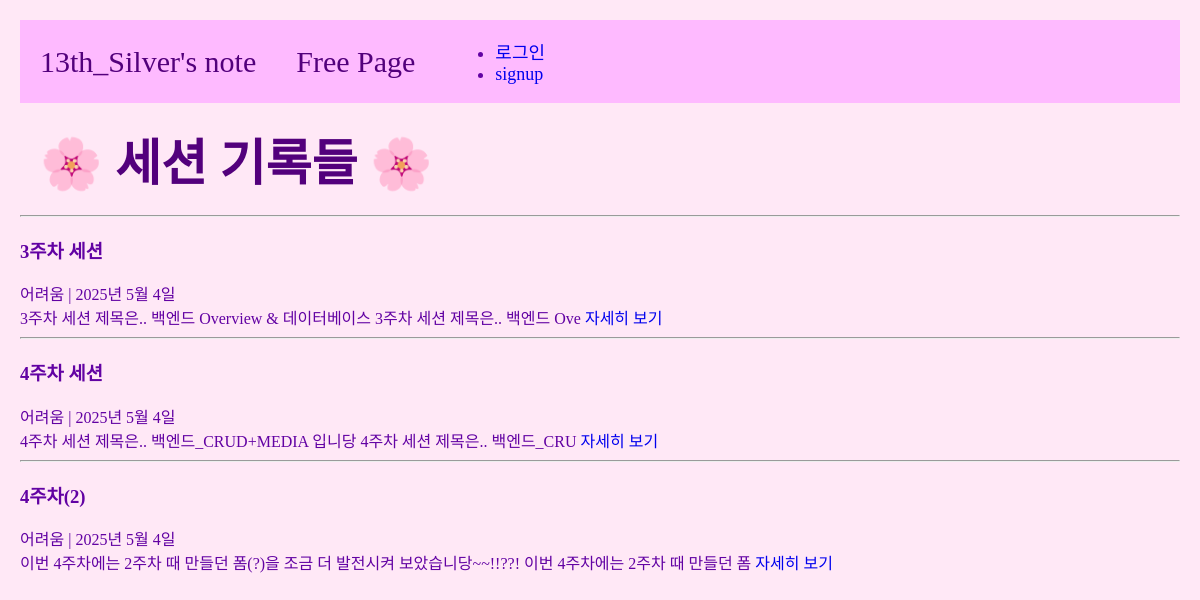
Page /free/ on the committed database.
### main/models.py (models this page shows, shortened)
class Post(models.Model):
    title = models.CharField(max_length=50)
    difficulty = models.CharField(max_length=30)
    content = models.TextField()
    pub_date = models.DateField()
    image = models.ImageField(upload_to="post/", blank=True, null=True)
    def summary(self):
        return self.content[:20]

### main/views.py (the view)
# urls.py: path('free/', freepage, name="freepage"),
def freepage(request):
    posts = Post.objects.all()
    return render(request, 'main/freepage.html',{'posts': posts})

### main/templates/main/freepage.html (shortened to what this page needs)
{% extends 'base.html' %}
{% block content %}
<h2 class="contents">🌸 세션 기록들 🌸</h2>
    {% for post in posts %}
        <hr/>
        <h3>{{post.title}}</h3>
        {{post.difficulty}} | {{post.pub_date}}<br>
        {{post.content}}
        {{post.summary}}
        <a href="{% url 'main:detail' post.id %}">자세히 보기</a>
        <br>
    {% endfor %}
{% endblock %}

### project/static/css/project.css (style rules this page uses)
h2 { color: #53007C; }

### project/templates/base.html (style rules this page uses)
a { text-decoration: none; }
.body-container { background-color: #FFE8F6; color: #6202a3; margin: 20px; }
.contents { font-size: 50px; margin: 20px; }

### rows in the picture
Post: title "3주차 세션", difficulty "어려움", pub_date "2025년 5월 4일", content "3주차 세션 제목은.. 백엔드 Overview & 데이터베이스", summary "3주차 세션 제목은.. 백엔드 Ove"
Post: title "4주차 세션", difficulty "어려움", pub_date "2025년 5월 4일", content "4주차 세션 제목은.. 백엔드_CRUD+MEDIA 입니당", summary "4주차 세션 제목은.. 백엔드_CRU"
Post: title "4주차(2)", difficulty "어려움", pub_date "2025년 5월 4일", content "이번 4주차에는 2주차 때 만들던 폼(?)을 조금 더 발전시켜 보았습니당~~!!??!", summary "이번 4주차에는 2주차 때 만들던 폼"
